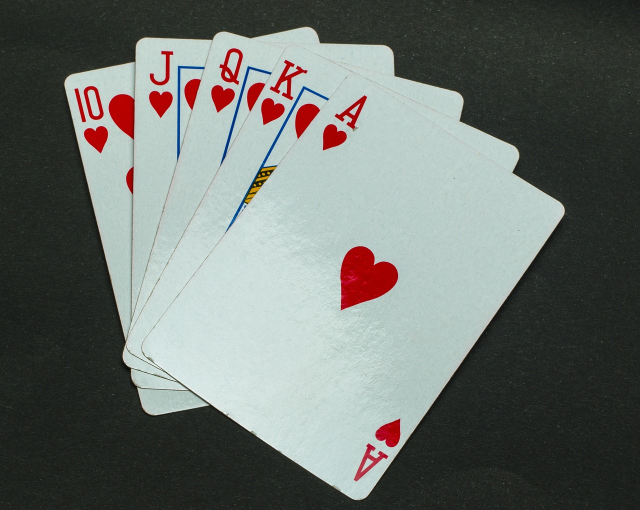
#> input picture poker.jpg, 1280 x 1020 px (shown at 1/2 size)
$ jupyter execute '18. OpenCV_나도코딩-(윤곽선 검출).ipynb'
#> lines starting #> are read from the running program, lines starting #| are printed output that depends on the picture; after the words box and inside, x2 and y2 are one past the last pixel; in counts of white or black regions, pixels touching at a corner belong together
# 18. 이미지 검출 (윤곽선)

### 윤곽선 (Contour): 경계선을 연결한 선
1. 정확도를 위해서 binary 이미지 사용
1. threshold 혹은 canny edge detection 사전에 처리
1. Contour 는 이미지 자체를 수정해버림!

[cell 1]
import cv2

img = cv2.imread("poker.jpg")
#> img is the input picture: shape (1020, 1280, 3); mean B, G, R 108.4, 112.6, 107.2
target_img = img.copy()

gray = cv2.cvtColor(img, cv2.COLOR_BGR2GRAY)
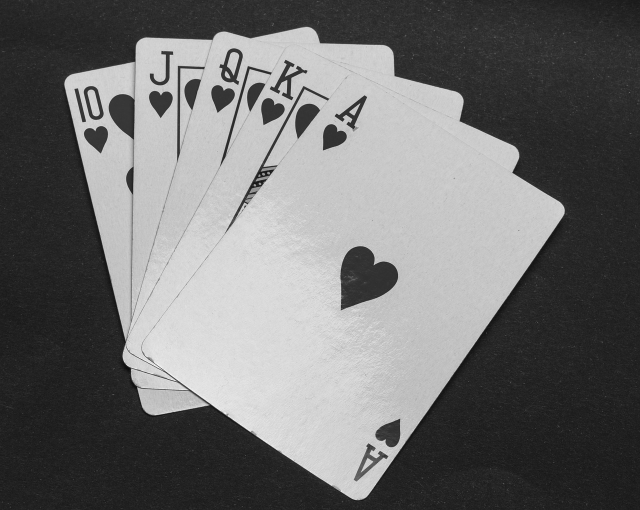
#> gray: shape (1020, 1280) (shown at 1/2 size); min 5, max 254, mean 110.6

ret, otsu = cv2.threshold(gray, -1, 255, cv2.THRESH_BINARY | cv2.THRESH_OTSU)
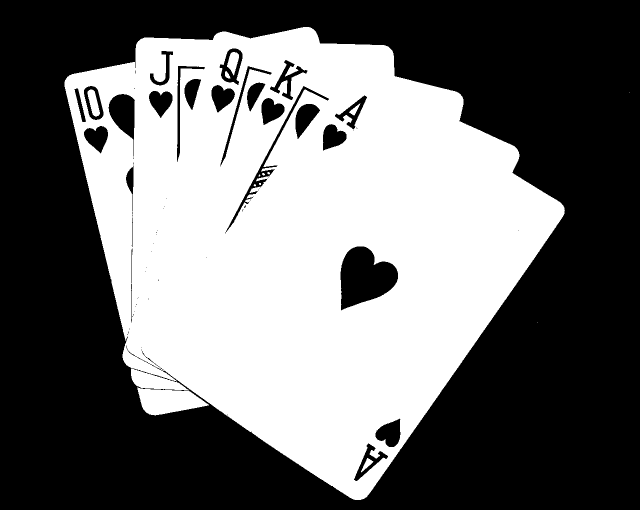
#> otsu: shape (1020, 1280) (shown at 1/2 size); 43.5% white; 14 white regions (5 under 20 px)
#> ret = 121

contours, hierachy = cv2.findContours(otsu, cv2.RETR_LIST, cv2.CHAIN_APPROX_NONE)
#> contours = 144 contours, 109 with area under 20; largest, box (x1, y1, x2, y2) and area: (129, 54, 1130, 1000) 602404, (680, 492, 797, 622) 9994, (274, 775, 418, 831) 5022, (216, 187, 271, 314) 3476, (451, 171, 659, 465) 3114

cv2.drawContours(target_img, contours, -1, (0, 255, 0), 2)
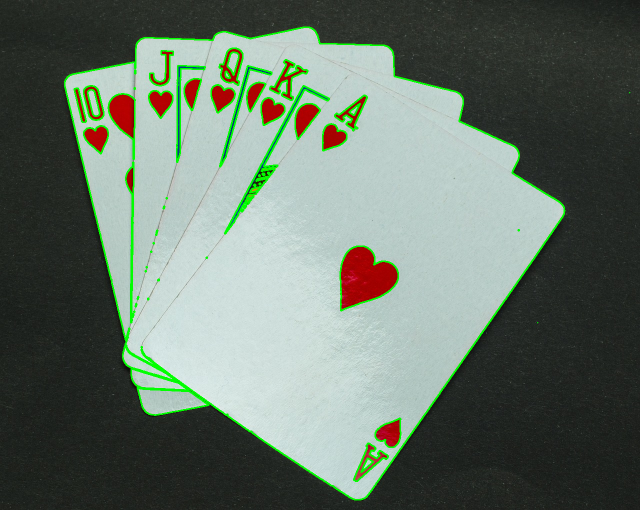
#> target_img: shape (1020, 1280, 3) (shown at 1/2 size); 2.92% of pixels changed, all inside (x1, y1, x2, y2) = (128, 53, 1261, 1001)

cv2.imshow("img", img)
cv2.imshow("thresh", otsu)
cv2.imshow("contours", target_img)

cv2.waitKey(0)
cv2.destroyAllWindows()

### 윤곽선 찾기 모드
1. cv2.RETR_EXTERNAL: 가장 외곽의 윤곽선만 찾음
1. cv2.RETR_LIST: 모든 윤곽선 찾음 (계층 정보 없음)
1. cv2.RETR_TREE: 모든 윤곽선 찾음 (계층 정보 트리구조 만듬)

[cell 2]
import cv2

img = cv2.imread("poker.jpg")
target_img1 = img.copy()
target_img2 = img.copy()

gray = cv2.cvtColor(img, cv2.COLOR_BGR2GRAY)

ret, otsu = cv2.threshold(gray, -1, 255, cv2.THRESH_BINARY | cv2.THRESH_OTSU)

contours1, hierachy = cv2.findContours(otsu, cv2.RETR_LIST, cv2.CHAIN_APPROX_NONE)
#> contours1 has the same summary as contours
contours2, hierachy = cv2.findContours(otsu, cv2.RETR_TREE, cv2.CHAIN_APPROX_NONE)
#> contours2 has the same summary as contours

cv2.drawContours(target_img1, contours1, -1, (0, 255, 0), 2)
cv2.drawContours(target_img2, contours2, -1, (0, 255, 0), 2)

# cv2.imshow("img", img)
# cv2.imshow("thresh", otsu)
cv2.imshow("list", target_img1)
cv2.imshow("tree", target_img2)

cv2.waitKey(0)
cv2.destroyAllWindows()

### 경계 사각형
윤곽선 경계면을 둘러싸는 사각형 (cv2.boundingRect()) -> x,y,width, height 반환

[cell 3]
import cv2

img = cv2.imread("poker.jpg")
target_img1 = img.copy()

gray = cv2.cvtColor(img, cv2.COLOR_BGR2GRAY)

ret, otsu = cv2.threshold(gray, -1, 255, cv2.THRESH_BINARY | cv2.THRESH_OTSU)

contours, hierachy = cv2.findContours(otsu, cv2.RETR_LIST, cv2.CHAIN_APPROX_NONE)

for cnt in contours:
    x, y, width, height = cv2.boundingRect(cnt)
    cv2.rectangle(target_img1, (x,y), (x+width, y+height), (0,255,0), 3, cv2.LINE_AA)
#> this loop made 144 passes
#> (x, y, width, height) on passes 1, 2, 3, 5, 6, 8, 9, 11, 13, 15, 16, 17: (722, 916, 25, 29), (707, 886, 70, 77), (750, 836, 52, 59), (274, 775, 144, 56), (323, 740, 4, 3), (321, 739, 4, 3), (324, 738, 4, 3), (320, 735, 5, 4), (312, 734, 11, 7), (310, 733, 4, 3), (316, 732, 4, 3), (308, 732, 4, 3)
#> (cnt, x, y, width, height) on passes 4, 7, 10, 12, 14, 18: ([[453, 829], [454, 828], [455, 829], [454, 830]], 453, 828, 3, 3), ([[326, 740], [327, 739], [328, 740], [327, 741]], 326, 739, 3, 3), ([[323, 738], [324, 737], [325, 738], [324, 739]], 323, 737, 3, 3), ([[319, 735], [320, 734], [321, 735], [320, 736]], 319, 734, 3, 3), ([[318, 734], [319, 733], [320, 734], [319, 735]], 318, 733, 3, 3), ([[315, 732], [316, 731], [317, 732], [316, 733]], 315, 731, 3, 3)
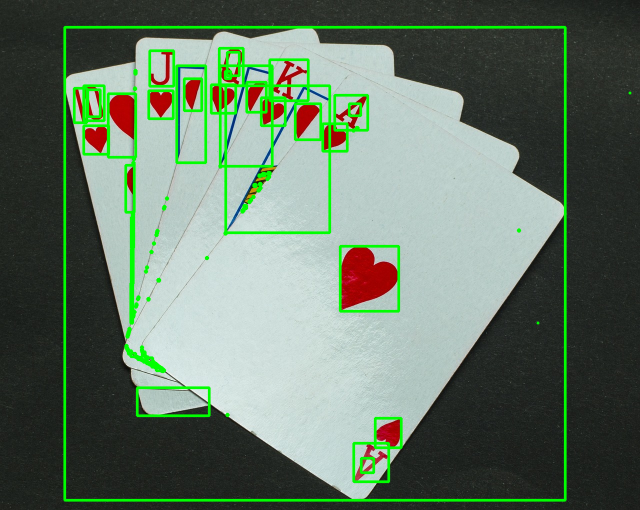
#> target_img1: shape (1020, 1280, 3) (shown at 1/2 size); 6.57% of pixels changed, all inside (x1, y1, x2, y2) = (126, 51, 1264, 1004)

    # cv2.drawContours(target_img1, contours1, -1, (0, 255, 0), 2)


cv2.imshow("img", img)
cv2.imshow("thresh", otsu)
cv2.imshow("list", target_img1)

cv2.waitKey(0)
cv2.destroyAllWindows()

### 면적 구하기
cv2.contourArea()
, 어떤 면적 이상의 경계 사각형 구하기 등에 사용

[cell 4]
import cv2

img = cv2.imread("poker.jpg")
target_img1 = img.copy()

gray = cv2.cvtColor(img, cv2.COLOR_BGR2GRAY)

ret, otsu = cv2.threshold(gray, -1, 255, cv2.THRESH_BINARY | cv2.THRESH_OTSU)

contours, hierachy = cv2.findContours(otsu, cv2.RETR_LIST, cv2.CHAIN_APPROX_NONE)

for cnt in contours:
    if cv2.contourArea(cnt) > 2000:
        x,y,width,height = cv2.boundingRect(cnt)
        cv2.rectangle(target_img1, (x,y), (x+width, y+height), (0,255,0), 3, cv2.LINE_AA)
#> this loop made 144 passes
#> (x, y, width, height) on passes 5, 79, 125, 131, 143, 144: (274, 775, 144, 56), (680, 492, 117, 130), (216, 187, 55, 127), (451, 171, 208, 294), (438, 96, 48, 75), (129, 54, 1001, 946)
#> cnt on passes 4, 7, 10, 12, 14, 18: [[453, 829], [454, 828], [455, 829], [454, 830]], [[326, 740], [327, 739], [328, 740], [327, 741]], [[323, 738], [324, 737], [325, 738], [324, 739]], [[319, 735], [320, 734], [321, 735], [320, 736]], [[318, 734], [319, 733], [320, 734], [319, 735]], [[315, 732], [316, 731], [317, 732], [316, 733]]
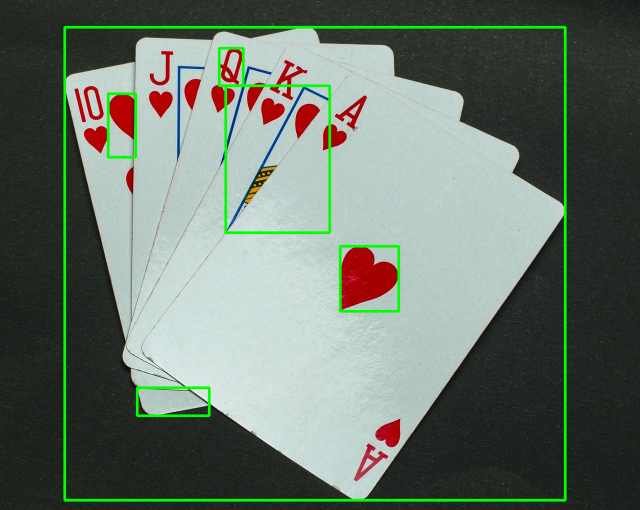
#> target_img1: shape (1020, 1280, 3) (shown at 1/2 size); 3.4% of pixels changed, all inside (x1, y1, x2, y2) = (126, 51, 1134, 1004)

    #cv2.rectangle(target_img1, (x,y), (x+width, y+height), (0,255,0), 3, cv2.LINE_AA)
    # cv2.drawContours(target_img1, contours1, -1, (0, 255, 0), 2)


cv2.imshow("img", img)
cv2.imshow("list", target_img1)

cv2.waitKey(0)
cv2.destroyAllWindows()

$ run again, with book.jpg copied over poker.jpg
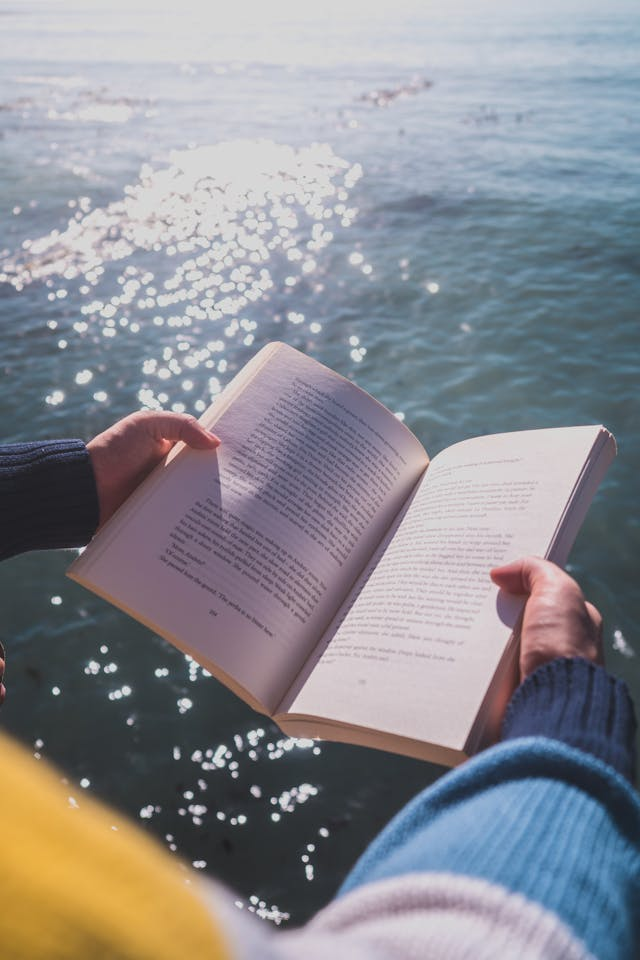
#> input picture book.jpg, 640 x 960 px
#> img is the input picture: shape (960, 640, 3); mean B, G, R 145.7, 139.8, 139.5
#> `ret, otsu = cv2.threshold(gray, -1, 255, cv2.THRESH_BINARY | cv2.THRES..`:
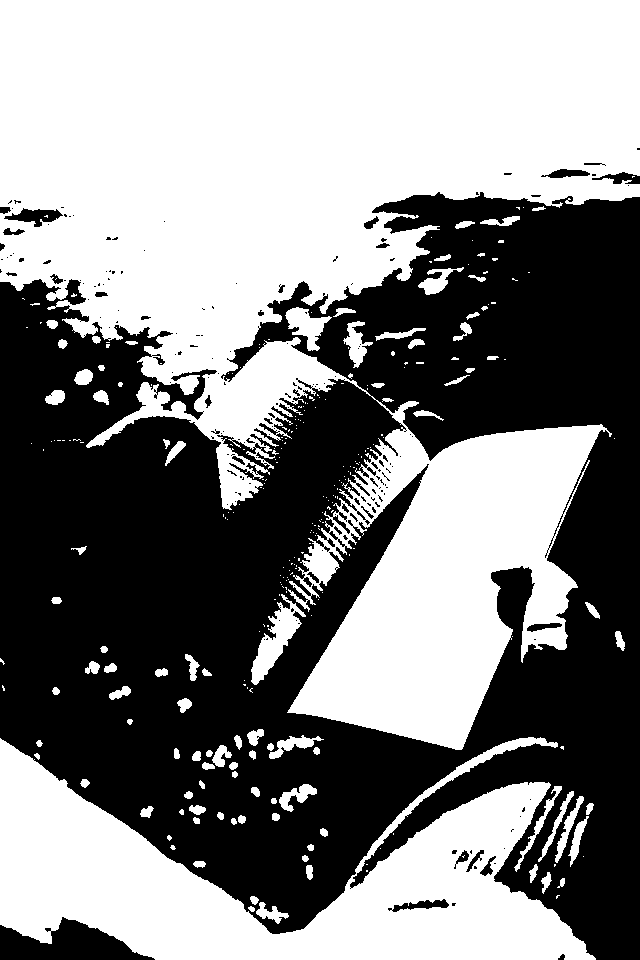
#> otsu: shape (960, 640); 52.1% white; 186 black regions (150 under 20 px)
#> ret = 138
#> contours = 558 contours, 407 with area under 20; largest, box (x1, y1, x2, y2) and area: (0, 0, 640, 750) 244546, (0, 737, 596, 960) 60828, (251, 594, 306, 685) 1608, (285, 307, 332, 351) 874, (3, 207, 64, 228) 626
#> target_img: shape (960, 640, 3); 9.39% of pixels changed, all inside (x1, y1, x2, y2) = (0, 0, 640, 960)
#> contours1 has the same summary as contours
#> contours2 has the same summary as contours
#> the loop `for cnt in contours:` made 558 passes
#> (x, y, width, height) on passes 1 to 3: (44, 927, 8, 6), (387, 907, 6, 5), (248, 906, 7, 6)
#> the loop `for cnt in contours:` made 558 passes
#> (x, y, width, height) on passes 75, 558: (0, 737, 596, 223), (0, 0, 640, 750)
#> after the loop `for cnt in contours:`:
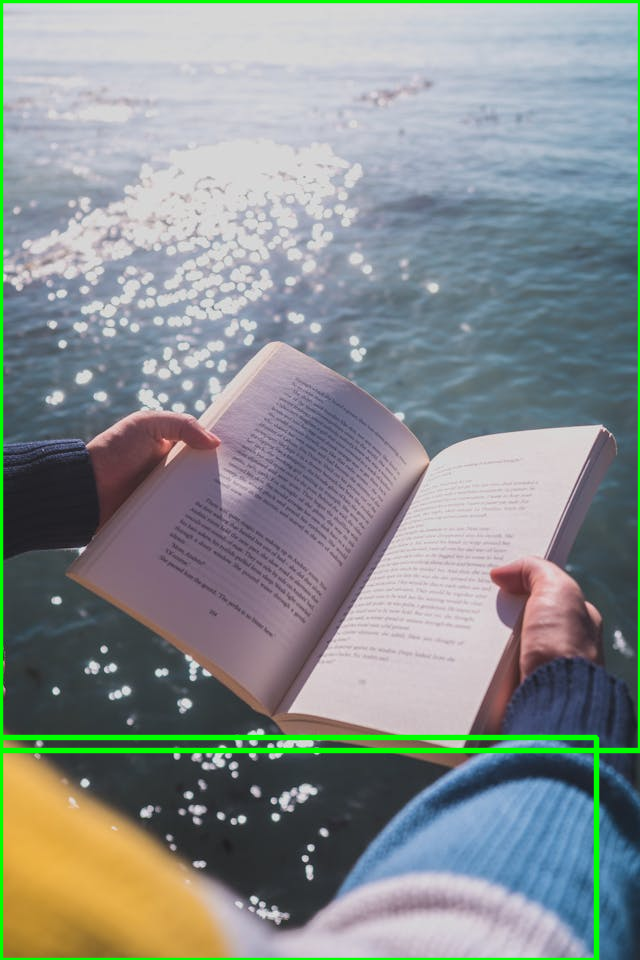
#> target_img1: shape (960, 640, 3); 3.33% of pixels changed, all inside (x1, y1, x2, y2) = (0, 0, 640, 960)
